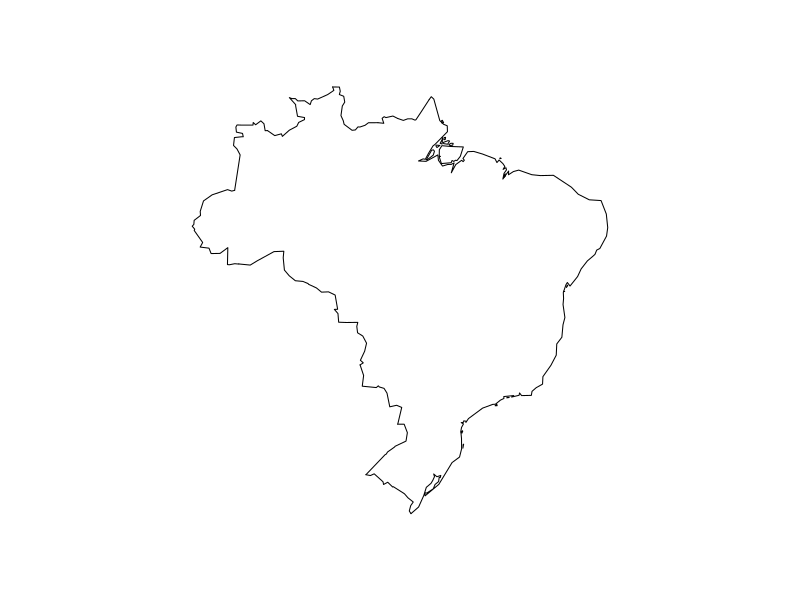
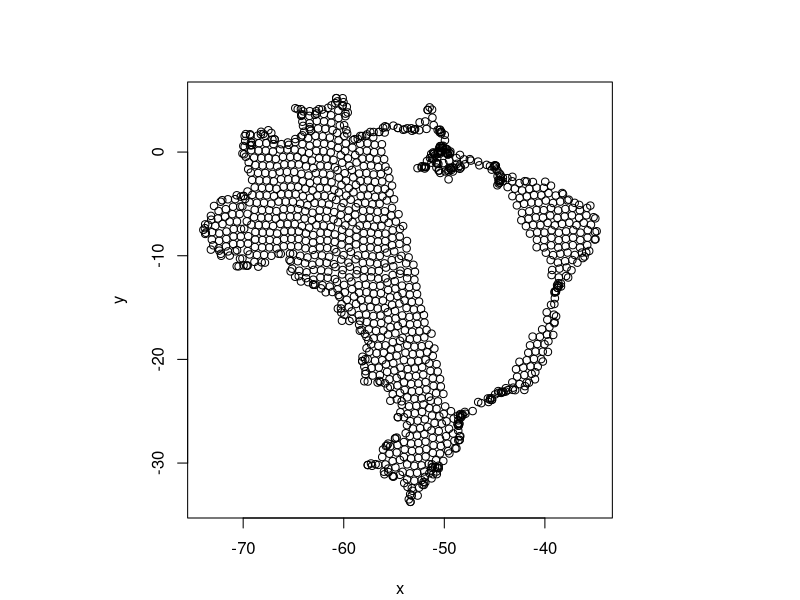

The R source for these figures, in order: (Note: this script raises an error after producing the figures.)

require(maps)
require(deldir)
library(mapproj)





mypal<-c("#009b3a", "#fedf00", "#002776", "white")
col=c()
for(i in 1:1000){
  col[i] = mypal[i%%5+1]
}

require(sp)
c<-map("world", "Brazil")
gc<-data.frame(x=c$x,y=c$y)
gc<-na.omit(gc) 

gc.sr = SpatialPolygons(list(Polygons(list(Polygon(gc)), "x")))
dat_r<-spsample(gc.sr, 1000,type="nonaligned")
dat_r<-as.data.frame(dat_r)
colnames(dat_r)<-c("x","y")
all<-rbind(gc,dat_r)

plot(all)


vtess <- deldir(all$x,all$y)
w <- tile.list(vtess)


plot(w, wlines="triang", wpoints="none", number=FALSE, add=TRUE, lty=1,
     fillcol  =col,border=NULL,showpoints = F)

# signature
legend("topleft", legend = "© Rafael S. de Souza", bty = "n", text.col = "gray20",cex=1.25)




require(fields)
data(RCMexample)
set.panel( 1,2)
par(pty="s")
# plot with grid modified
poly.image( c$x, c$y, rnorm(593,1,10))
